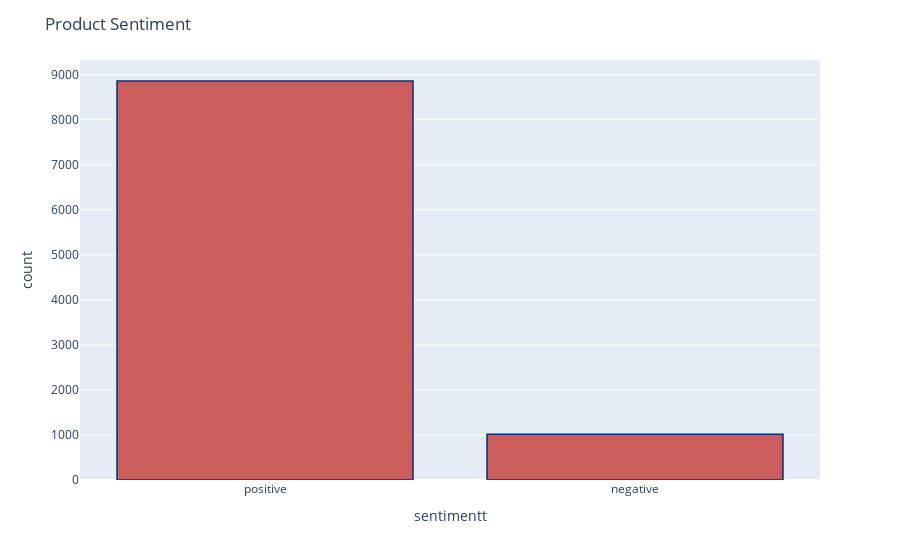

This figure's notebook cell:
### Code cell
df['sentimentt'] = df['sentiment'].replace({-1 : 'negative'})
df['sentimentt'] = df['sentimentt'].replace({1 : 'positive'})
fig = px.histogram(df, x="sentimentt")
fig.update_traces(marker_color="indianred",marker_line_color='rgb(8,48,107)',
                  marker_line_width=1.5)
fig.update_layout(title_text='Product Sentiment')
fig.show()

### Figure 1 — Plotly figure (JSON) as saved in the notebook; plotly's stock layout.template omitted (floating-point values rounded to 4 significant figures; data arrays with more than 128 entries replaced by an {"elided": "..."} marker saying what was removed)
{"data": [{"alignmentgroup": "True", "bingroup": "x", "hovertemplate": "sentimentt=%{x}<br>count=%{y}<extra></extra>", "legendgroup": "", "marker": {"color": "indianred", "line": {"color": "rgb(8,48,107)", "width": 1.5}, "pattern": {"shape": ""}}, "name": "", "offsetgroup": "", "orientation": "v", "showlegend": false, "type": "histogram", "x": {"elided": "9875 str values"}, "xaxis": "x", "yaxis": "y"}], "layout": {"barmode": "relative", "legend": {"tracegroupgap": 0}, "margin": {"t": 60}, "title": {"text": "Product Sentiment"}, "xaxis": {"anchor": "y", "domain": [0, 1], "title": {"text": "sentimentt"}}, "yaxis": {"anchor": "x", "domain": [0, 1], "title": {"text": "count"}}}}
